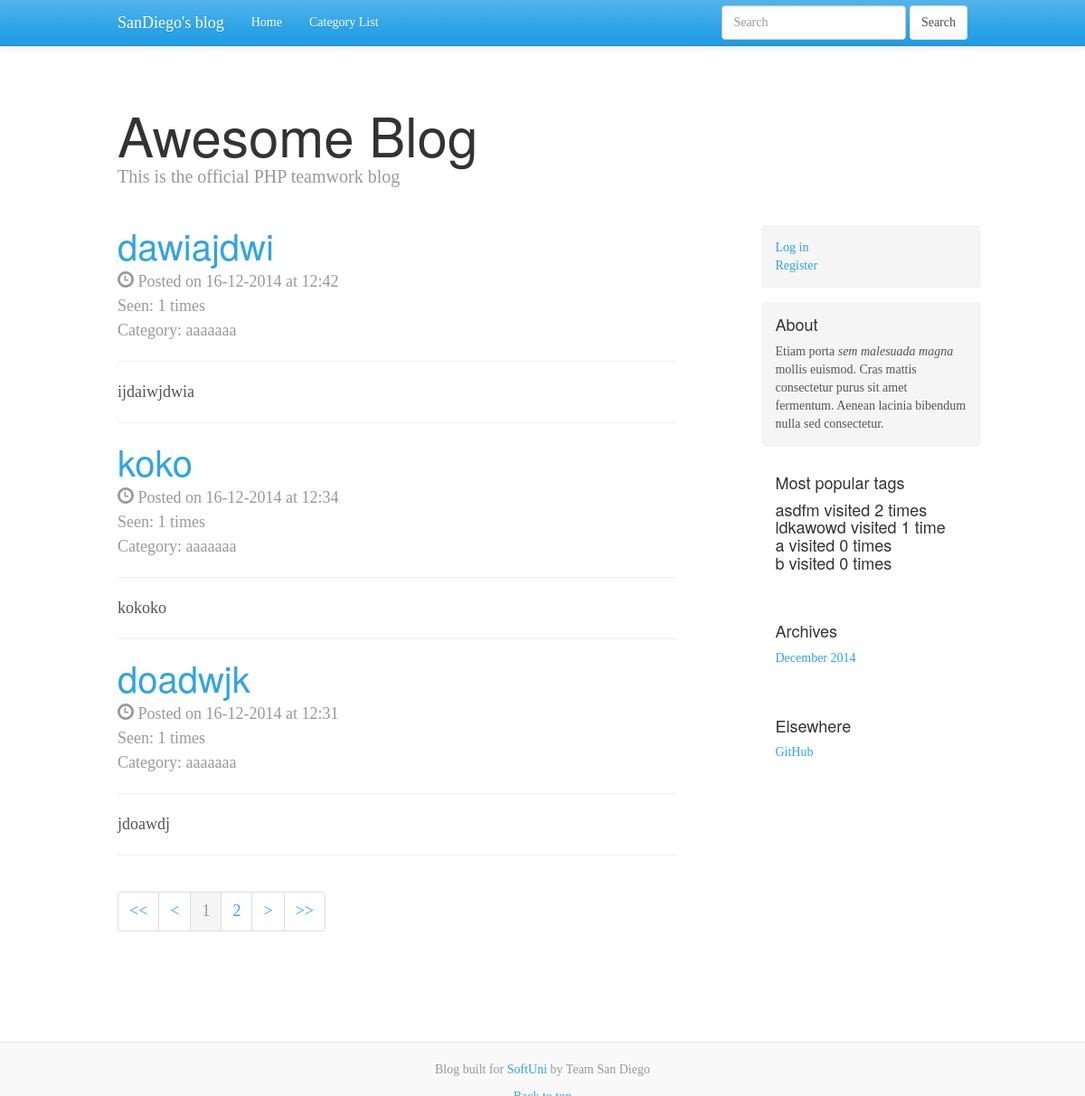
The page / on the database its author committed.
### tables this page shows
CREATE TABLE IF NOT EXISTS `posts` (
  `id` int(11) NOT NULL AUTO_INCREMENT,
  `title` varchar(255) NOT NULL,
  `article` text NOT NULL,
  `author` int(11) NOT NULL,
  `cat_id` int(11) NOT NULL,
  `date` int(11) NOT NULL,
  `visits` int(11) NOT NULL,
  PRIMARY KEY (`id`)
);

CREATE TABLE IF NOT EXISTS `cat` (
  `id` int(11) NOT NULL AUTO_INCREMENT,
  `name` varchar(255) NOT NULL,
  PRIMARY KEY (`id`)
);

CREATE TABLE IF NOT EXISTS `tags` (
  `id` int(11) NOT NULL AUTO_INCREMENT,
  `name` varchar(255) NOT NULL,
  `count` int(11) NOT NULL,
  PRIMARY KEY (`id`)
);

### index.php (called while the page is built, shortened)
<?php
$page = isset($_GET['page']) ? $_GET['page'] : 1;
$count_of_posts = 3;
$num_posts = get_number_of_rows('posts', 'id');
$offset = $num_posts - $page * $count_of_posts;
$offset = $offset < 0 || isset($_GET['id']) ? 0 : $offset;
$num_pages = floor($num_posts / $count_of_posts);
$num_pages = $num_posts % $count_of_posts != 0 ? $num_pages += 1 : $num_pages;
$first_page = $page == 1 ? 1 : $page - 1;
$last_page = $first_page + 2 > $num_pages ? $num_pages : $first_page + 2;
$prev_page = $page - 1 < 1 ? 1 : $page - 1;
$next_page = $page + 1 > $num_pages ? $num_pages : $page + 1;
$posts = isset($_GET['id']) ? get_posts($_GET['id'], null, 0, 1) : get_posts(null, null, $offset, $count_of_posts);
$posts = array_reverse($posts);
$show_comments = count($posts) == 1;
include_once DX_ROOT_DIR . 'views/templates/default_template.php';

### views/elements/welcome_screen.php (the view, shortened to what this page needs)
<div class="container">
    <div class="blog-header">
        <h1 class="blog-title">Awesome Blog</h1>
        <p class="lead blog-description">This is the official PHP teamwork blog</p>
    </div>
    <div class="row">
        <div class="col-sm-8 blog-main">
            <?php foreach ($posts as $post): ?>
                <h2 class="blog-post-title"><a
                        href="index.php?id=<?php echo $post['id'] ?>"><?php echo htmlentities($post['title']) ?></a>
                </h2>
                <div>
                    <p class="blog-post-meta"><span class="glyphicon glyphicon-time"></span>
                        Posted on <?php echo date('d-m-Y \a\t h:i', ($post['date'])) ?><br/>
                        Seen: <?php echo $post['visits'] ?> times<br/>
                        Category:  <?php echo $post['cat_id'] != 0 ? get_category_name($post['cat_id']) : 'uncategorized' ?>
                    </p>
                </div>
                <hr>
                <p><?php echo $post['article'] ?></p>
                <hr>
            <?php endforeach;
            if (!$show_comments) :?>
                <nav>
                    <ul class="pagination">
                        <li><a href="index.php?page=1">&lt;&lt;</a></li>
                        <li><a href="index.php?page=<?php echo $prev_page ?>">&lt;</a></li>
                        <?php for ($i = $first_page; $i <= $last_page; $i++): ?>
                            <li class="<?php if ($i == $page) {
                                echo 'active';
                            } ?>"><a href="index.php?page=<?php echo $i ?>"><?php echo $i ?></a></li>
                        <?php endfor ?>
                        <li><a href="index.php?page=<?php echo $next_page ?>">&gt;</a></li>
                        <li><a href="index.php?page=<?php echo $num_pages ?>">&gt;&gt;</a></li>
                    </ul>
                </nav>
            <?php endif ?>
        </div>
        <div class="col-sm-3 col-sm-offset-1 blog-sidebar">
            <?php if (!isset($_SESSION['user'])): ?>
                <div class="sidebar-module sidebar-module-inset">
                    <a href="login.php">Log in</a><br/>
                    <a href="register.php">Register</a>
                </div>
            <?php else: ?>
                <div class="sidebar-module sidebar-module-inset">
                    <a href="logout.php">Log out</a>
                </div>
            <?php endif ?>
            <div class="sidebar-module sidebar-module-inset">
                <h4>About</h4>
                <p>Etiam porta <em>sem malesuada magna</em> mollis euismod. Cras mattis consectetur purus sit amet
                    fermentum. Aenean lacinia bibendum nulla sed consectetur.</p>
            </div>
            <div class="sidebar-module">
                <h4>Most popular tags<h4>
                <ol class="list-unstyled">
                   <?php display_most_popular_tags(); ?>
                </ol>
            </div>
            <div class="sidebar-module">
                <h4>Archives</h4>
                <ol class="list-unstyled">
                    <?php
                    getArchives();
                    ?>
                </ol>
            </div>
            <div class="sidebar-module">
                <h4>Elsewhere</h4>
                <ol class="list-unstyled">
                    <li><a href="http://github.com/San-Diego/PHP-Teamwork" target="_blank">GitHub</a></li>
                </ol>
            </div>
        </div>
    </div>
</div>

### resources/func/blog.php (shortened to what this page needs)
<?php
function getArchives()
{
    global $db;
    $query = "SELECT date FROM posts";
    try {
        $stmt = $db->prepare($query);
        $stmt->execute();
        $dates = $stmt->fetchAll();
        $years = array(
            2013 => array(
                'January' => 0,
                'February' => 0,
                'March' => 0,
                'April' => 0,
                'May' => 0,
                'June' => 0,
                'July' => 0,
                'August' => 0,
                'September' => 0,
                'October' => 0,
                'November' => 0,
                'December' => 0,
            ),
            2014 => array(
                'January' => 0,
                'February' => 0,
                'March' => 0,
                'April' => 0,
                'May' => 0,
                'June' => 0,
                'July' => 0,
                'August' => 0,
                'September' => 0,
                'October' => 0,
                'November' => 0,
                'December' => 0,
            )
        );
        foreach ($dates as $date) {
            $year = date("Y", $date['date']);
            $month = date("F", $date['date']);
            $years[$year][$month]++;
        }
        foreach ($years as $yearKey => $year) {
            foreach ($year as $monthKey => $monthOutput) {
                if ($monthOutput > 0) {
                    echo "<li><a href='archive.php?month=$monthKey&year=$yearKey'>$monthKey $yearKey</a></li>";
                }
            }
        }
    } catch (PDOException $ex) {
        die("Failed to run query: ");
    }
}
function get_category_name($id)
{
    global $db;
    $query = "
            SELECT
                name
            FROM cat
            WHERE id = :id";
    $query_params = array(
        ':id' => $id
    );
    try {
        $stmt = $db->prepare($query);
        $stmt->execute($query_params);
    } catch (PDOException $ex) {
        die("Failed to run query: ");
    }
    $row = $stmt->fetch();
    return $row['name'];
}
function get_posts($id = null, $cat_id = null, $offset, $count)
{
    global $db;
    $query = "
            SELECT
                id, title, article, date, cat_id, visits
            FROM posts";
    $query_params = array();
    $query .= " LIMIT {$offset}, {$count}";
    try {
        $stmt = $db->prepare($query);
        $stmt->execute($query_params);
    } catch (PDOException $ex) {
        die("Failed to run query: ");
    }
    $rows = $stmt->fetchAll();
    return $rows;
}
function get_number_of_rows($tab, $col)
{
    global $db;
    $query = "SELECT COUNT(:col) FROM $tab";
    $query_params = array(
        ':col' => $col,
    );
    try {
        $stmt = $db->prepare($query);
        $stmt->execute($query_params);
    } catch (PDOException $ex) {
        die("Failed to run query: ");
    }
    return $stmt->fetch()["COUNT('$col')"];
}
function get_most_popular_tags(){
    global $db;
    $query = "
            SELECT
                name,
                count
            FROM tags
            ORDER BY count DESC";
    try {
        $stmt = $db->prepare($query);
        $stmt->execute();
    } catch (PDOException $ex) {
        die("Failed to run query: ");
    }
    $row = $stmt->fetchAll();
    return $row;
}
function display_most_popular_tags() {
    $a = get_most_popular_tags();
    $i = 0;
    $index = 0;
    foreach ($a as $innerArr) {
        foreach ($innerArr as $t) {
            if($i < 8) {
                if($index % 2 == 0) {
                    echo "<li>$t visited ";
                    $index++;
                } else {
                    if($t != 1) {
                        echo "$t times</li>";
                        $index++;
                    } else {
                        echo "$t time</li>";
                        $index++;
                    }
                }
                $i++;
            }
        }
    }
}

### rows shown on the page
posts: title "dawiajdwi", date "16-12-2014 at 12:42", visits "1", cat.name "aaaaaaa", article "ijdaiwjdwia"
posts: title "koko", date "16-12-2014 at 12:34", visits "1", cat.name "aaaaaaa", article "kokoko"
posts: title "doadwjk", date "16-12-2014 at 12:31", visits "1", cat.name "aaaaaaa", article "jdoawdj"
tags: name "asdfm", count "2"
tags: name "ldkawowd", count "1"
tags: name "a", count "0"
tags: name "b", count "0"

### other values the page prints
$monthKey "December"
$yearKey "2014"
